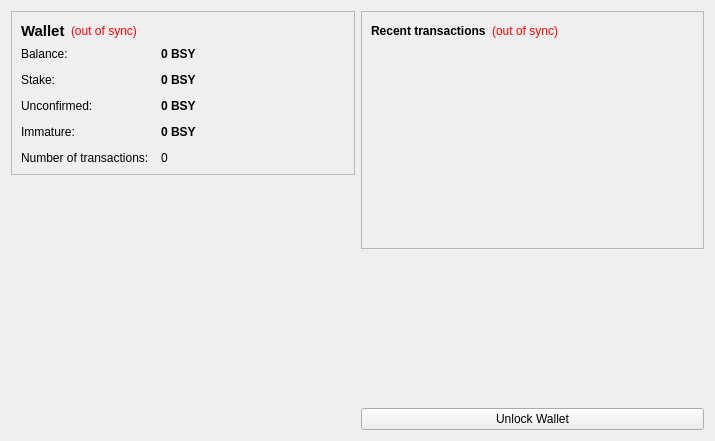
<?xml version="1.0" encoding="UTF-8"?>
<ui version="4.0">
 <class>OverviewPage</class>
 <widget class="QWidget" name="OverviewPage">
  <property name="geometry">
   <rect>
    <x>0</x>
    <y>0</y>
    <width>715</width>
    <height>441</height>
   </rect>
  </property>
  <property name="windowTitle">
   <string>Form</string>
  </property>
  <layout class="QHBoxLayout" name="horizontalLayout" stretch="1,1">
   <item>
    <layout class="QVBoxLayout" name="verticalLayout_2">
     <item>
      <widget class="QFrame" name="frame">
       <property name="frameShape">
        <enum>QFrame::StyledPanel</enum>
       </property>
       <property name="frameShadow">
        <enum>QFrame::Raised</enum>
       </property>
       <layout class="QVBoxLayout" name="verticalLayout_4">
        <item>
         <layout class="QHBoxLayout" name="horizontalLayout_4">
          <item>
           <widget class="QLabel" name="label_5">
            <property name="font">
             <font>
              <pointsize>11</pointsize>
              <weight>75</weight>
              <bold>true</bold>
             </font>
            </property>
            <property name="text">
             <string>Wallet</string>
            </property>
           </widget>
          </item>
          <item>
           <widget class="QLabel" name="labelWalletStatus">
            <property name="toolTip">
             <string>The displayed information may be out of date. Your wallet automatically synchronizes with the ArtsyCoin network after a connection is established, but this process has not completed yet.</string>
            </property>
            <property name="styleSheet">
             <string notr="true">QLabel { color: red; }</string>
            </property>
            <property name="text">
             <string notr="true">(out of sync)</string>
            </property>
            <property name="alignment">
             <set>Qt::AlignLeading|Qt::AlignLeft|Qt::AlignVCenter</set>
            </property>
           </widget>
          </item>
          <item>
           <spacer name="horizontalSpacer_2">
            <property name="orientation">
             <enum>Qt::Horizontal</enum>
            </property>
            <property name="sizeHint" stdset="0">
             <size>
              <width>40</width>
              <height>20</height>
             </size>
            </property>
           </spacer>
          </item>
         </layout>
        </item>
        <item>
         <layout class="QFormLayout" name="formLayout_2">
          <property name="fieldGrowthPolicy">
           <enum>QFormLayout::AllNonFixedFieldsGrow</enum>
          </property>
          <property name="horizontalSpacing">
           <number>12</number>
          </property>
          <property name="verticalSpacing">
           <number>12</number>
          </property>
          <item row="0" column="0">
           <widget class="QLabel" name="label">
            <property name="text">
             <string>Balance:</string>
            </property>
           </widget>
          </item>
          <item row="0" column="1">
           <widget class="QLabel" name="labelBalance">
            <property name="font">
             <font>
              <weight>75</weight>
              <bold>true</bold>
             </font>
            </property>
            <property name="cursor">
             <cursorShape>IBeamCursor</cursorShape>
            </property>
            <property name="toolTip">
             <string>Your current balance</string>
            </property>
            <property name="text">
             <string notr="true">0 BSY</string>
            </property>
            <property name="textInteractionFlags">
             <set>Qt::LinksAccessibleByMouse|Qt::TextSelectableByKeyboard|Qt::TextSelectableByMouse</set>
            </property>
           </widget>
          </item>
          <item row="1" column="0">
           <widget class="QLabel" name="label_6">
            <property name="text">
             <string>Stake:</string>
            </property>
           </widget>
          </item>
          <item row="1" column="1">
           <widget class="QLabel" name="labelStake">
            <property name="font">
             <font>
              <weight>75</weight>
              <bold>true</bold>
             </font>
            </property>
            <property name="cursor">
             <cursorShape>IBeamCursor</cursorShape>
            </property>
            <property name="toolTip">
             <string>Total of coins that was staked, and do not yet count toward the current balance</string>
            </property>
            <property name="text">
             <string notr="true">0 BSY</string>
            </property>
            <property name="textInteractionFlags">
             <set>Qt::LinksAccessibleByMouse|Qt::TextSelectableByKeyboard|Qt::TextSelectableByMouse</set>
            </property>
           </widget>
          </item>
          <item row="2" column="0">
           <widget class="QLabel" name="label_3">
            <property name="text">
             <string>Unconfirmed:</string>
            </property>
           </widget>
          </item>
          <item row="2" column="1">
           <widget class="QLabel" name="labelUnconfirmed">
            <property name="font">
             <font>
              <weight>75</weight>
              <bold>true</bold>
             </font>
            </property>
            <property name="cursor">
             <cursorShape>IBeamCursor</cursorShape>
            </property>
            <property name="toolTip">
             <string>Total of transactions that have yet to be confirmed, and do not yet count toward the current balance</string>
            </property>
            <property name="text">
             <string notr="true">0 BSY</string>
            </property>
            <property name="textInteractionFlags">
             <set>Qt::LinksAccessibleByMouse|Qt::TextSelectableByKeyboard|Qt::TextSelectableByMouse</set>
            </property>
           </widget>
          </item>
          <item row="3" column="0">
           <widget class="QLabel" name="labelImmatureText">
            <property name="text">
             <string>Immature:</string>
            </property>
           </widget>
          </item>
          <item row="3" column="1">
           <widget class="QLabel" name="labelImmature">
            <property name="font">
             <font>
              <weight>75</weight>
              <bold>true</bold>
             </font>
            </property>
            <property name="toolTip">
             <string>Mined balance that has not yet matured</string>
            </property>
            <property name="text">
             <string notr="true">0 BSY</string>
            </property>
            <property name="textInteractionFlags">
             <set>Qt::LinksAccessibleByMouse|Qt::TextSelectableByKeyboard|Qt::TextSelectableByMouse</set>
            </property>
           </widget>
          </item>
          <item row="4" column="0">
           <widget class="QLabel" name="label_2">
            <property name="text">
             <string>Number of transactions:</string>
            </property>
           </widget>
          </item>
          <item row="4" column="1">
           <widget class="QLabel" name="labelNumTransactions">
            <property name="toolTip">
             <string>Total number of transactions in wallet</string>
            </property>
            <property name="text">
             <string notr="true">0</string>
            </property>
           </widget>
          </item>
         </layout>
        </item>
       </layout>
      </widget>
     </item>
     <item>
      <spacer name="verticalSpacer">
       <property name="orientation">
        <enum>Qt::Vertical</enum>
       </property>
       <property name="sizeHint" stdset="0">
        <size>
         <width>20</width>
         <height>40</height>
        </size>
       </property>
      </spacer>
     </item>
     <item>
      <widget class="QLabel" name="label_6">
       <property name="text">
        <string/>
       </property>
       <property name="pixmap">
        <pixmap resource="../bitcoin.qrc">:/images/backg</pixmap>
       </property>
       <property name="scaledContents">
        <bool>false</bool>
       </property>
       <property name="alignment">
        <set>Qt::AlignCenter</set>
       </property>
       <property name="margin">
        <number>-2</number>
       </property>
      </widget>
     </item>
    </layout>
   </item>
   <item>
    <layout class="QVBoxLayout" name="verticalLayout_3">
     <item>
      <widget class="QFrame" name="frame_2">
       <property name="frameShape">
        <enum>QFrame::StyledPanel</enum>
       </property>
       <property name="frameShadow">
        <enum>QFrame::Raised</enum>
       </property>
       <layout class="QVBoxLayout" name="verticalLayout">
        <item>
         <layout class="QHBoxLayout" name="horizontalLayout_2">
          <item>
           <widget class="QLabel" name="label_4">
            <property name="text">
             <string>&lt;b&gt;Recent transactions&lt;/b&gt;</string>
            </property>
           </widget>
          </item>
          <item>
           <widget class="QLabel" name="labelTransactionsStatus">
            <property name="toolTip">
             <string>The displayed information may be out of date. Your wallet automatically synchronizes with the ArtsyCoin network after a connection is established, but this process has not completed yet.</string>
            </property>
            <property name="styleSheet">
             <string notr="true">QLabel { color: red; }</string>
            </property>
            <property name="text">
             <string notr="true">(out of sync)</string>
            </property>
            <property name="alignment">
             <set>Qt::AlignRight|Qt::AlignTrailing|Qt::AlignVCenter</set>
            </property>
           </widget>
          </item>
          <item>
           <spacer name="horizontalSpacer">
            <property name="orientation">
             <enum>Qt::Horizontal</enum>
            </property>
            <property name="sizeHint" stdset="0">
             <size>
              <width>40</width>
              <height>20</height>
             </size>
            </property>
           </spacer>
          </item>
         </layout>
        </item>
        <item>
         <widget class="QListView" name="listTransactions">
          <property name="styleSheet">
           <string notr="true">QListView { background: transparent; }</string>
          </property>
          <property name="frameShape">
           <enum>QFrame::NoFrame</enum>
          </property>
          <property name="verticalScrollBarPolicy">
           <enum>Qt::ScrollBarAlwaysOff</enum>
          </property>
          <property name="horizontalScrollBarPolicy">
           <enum>Qt::ScrollBarAlwaysOff</enum>
          </property>
          <property name="selectionMode">
           <enum>QAbstractItemView::NoSelection</enum>
          </property>
         </widget>
        </item>
       </layout>
      </widget>
     </item>
     <item>
      <spacer name="verticalSpacer_2">
       <property name="orientation">
        <enum>Qt::Vertical</enum>
       </property>
       <property name="sizeHint" stdset="0">
        <size>
         <width>20</width>
         <height>40</height>
        </size>
       </property>
      </spacer>
     </item>
     <item>
      <widget class="QPushButton" name="unlockWalletButton">
       <property name="text">
        <string>Unlock Wallet</string>
       </property>
      </widget>
     </item>
    </layout>
   </item>
  </layout>
 </widget>
 <resources>
  <include location="../bitcoin.qrc"/>
 </resources>
 <connections/>
</ui>
